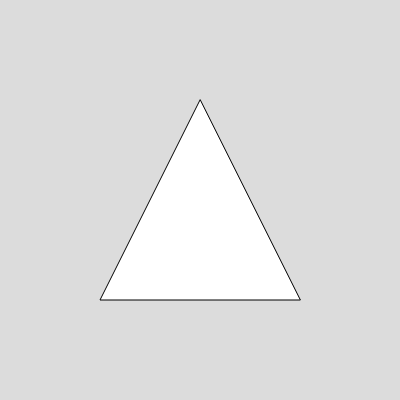
Frame 1 (no input)
Frame 60 (no input): identical to frame 1, image omitted
Frame 120 (the mouse pressed at the canvas centre since frame 60): identical to frame 1, image omitted

The p5.js sketch that drew this single still picture (run headless with seeded random() and noise() and a simulated clock; from frame 60 on, the mouse is pressed at the canvas centre):

// p5.js sketch
// ── sketch.js
function setup() {
  createCanvas(400, 400);
}

function draw() {
  background(220);

  // triangle(x1, y1, x2, y2, x3, y3)
  triangle(200, 100, 100, 300, 300, 300);
}
